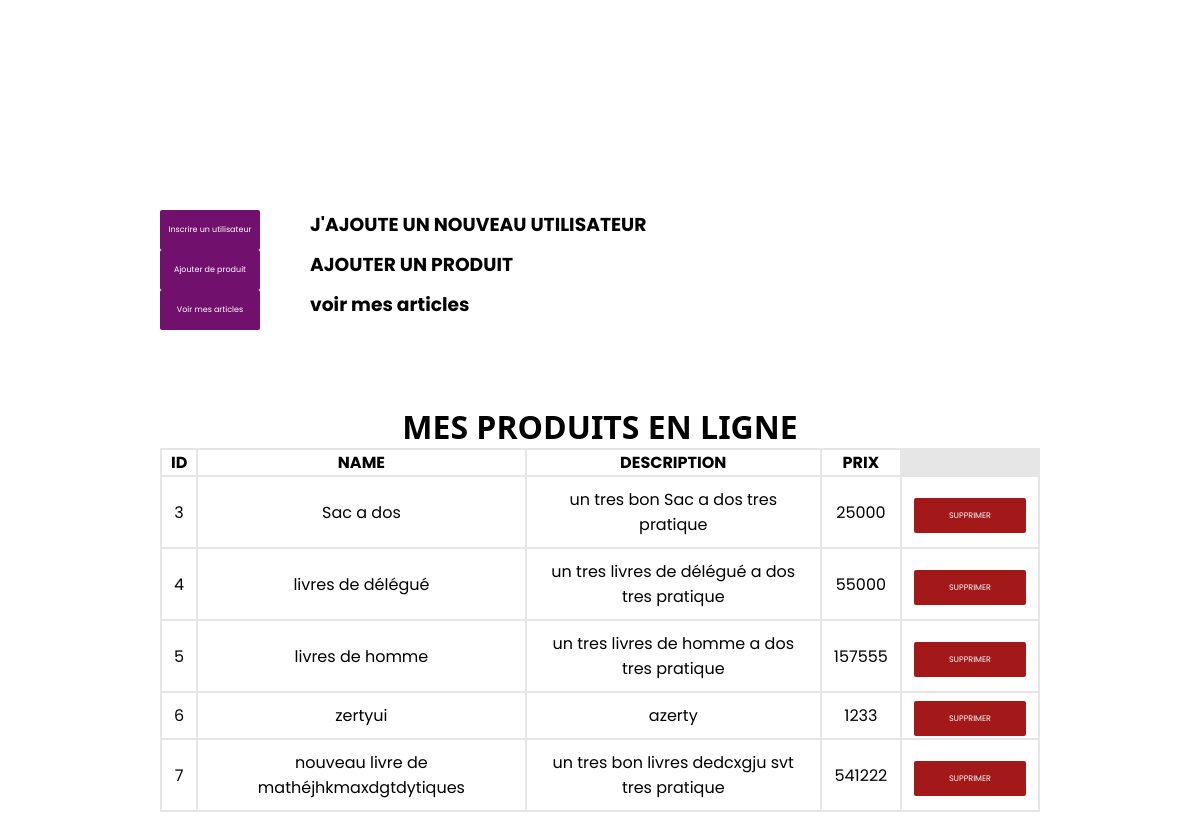
Page /profil on the earlier database version.
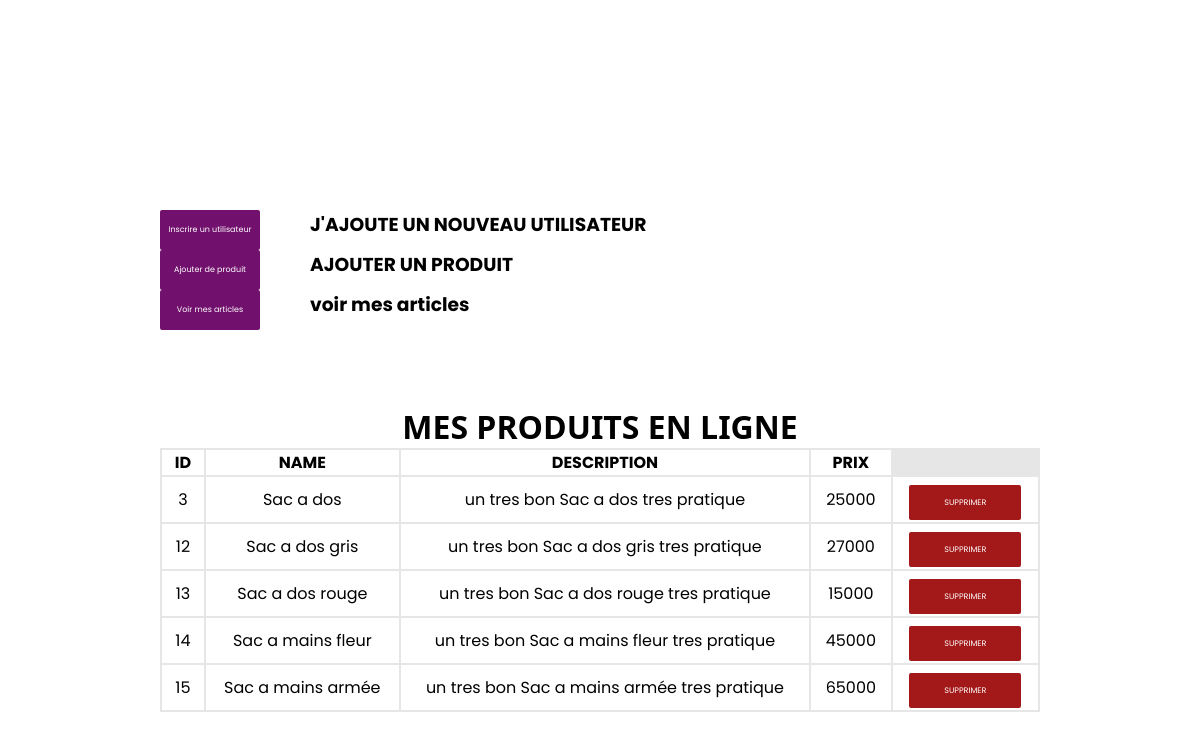
Same page on the later database version.
### app.py (models this page shows, shortened)
class Panierz(db.Model):
    id = db.Column(db.Integer, primary_key = True)
    nom = db.Column(db.String(100), unique = False , nullable = False)
    description = db.Column(db.String(100), unique = True , nullable = False)
    prix = db.Column(db.Integer,nullable = False)
    image = db.Column(db.String(100), unique = True , nullable = False)

### app.py (the view)
@app.route('/profil')
def profil() :
    profil = Panierz.query.all()
    return render_template('profil.html',profil = profil)

### templates/profil.html (shortened to what this page needs)
<!DOCTYPE html>
<html lang="en">
<head>
    <link rel="stylesheet" href="static/CSS/profil.css">
</head>
<body>
    <div class="ajoutons" >
        <div class="eduz">
            <a href="/add_data" >Inscrire un utilisateur</a>
            <h3>J'AJOUTE UN NOUVEAU UTILISATEUR</h3>
        </div>
        <div class="sys">
            <a href="/add_objet" >Ajouter de produit</a>
            <h3>AJOUTER UN PRODUIT</h3>
        </div>
        <div class="sys">
            <a href="/achat" >Voir mes articles</a>
            <h3>voir mes articles</h3>
        </div>
    </div>
    <br>
    <h1 style="font-family: 'Segoe UI', Tahoma, Geneva, Verdana, sans-serif;">MES PRODUITS EN LIGNE</h1>
    <table>
        <thead>
            <th>ID</th>
            <th>NAME</th>
            <th>DESCRIPTION</th>
            <th>PRIX</th>
        </thead>
        {% for data in profil %}
        <tbody >
            <td>{{data.id}}</td>
            <td>{{data.nom}}</td>
            <td>{{data.description}}</td>
            <td>{{data.prix}}</td>
            <td ><a href="/deletearticles/{{data.id}}" class="suppr">SUPPRIMER</a></td>
        </tbody>
        {% endfor %}
    </table>
</body>
</html>

### static/CSS/profil.css (style rules this page uses)
* { box-sizing: border-box; margin: 0; padding: 0; font-family: 'Poppins', sans-serif; }
a { list-style-type: none; text-decoration: none; color: white; }
body { padding: 50px; width: 100%; padding-top: 200px; background-color: white; display: grid; place-items: center; }
.ajoutons { width: 80%; padding-top: 10px; margin-bottom: 50px; }
.eduz { display: flex; width: 100%; height: 50%; }
.eduz a { width: 100px; height: 40px; font-size: 0.5rem; display: flex; justify-content: center; align-items: center; background-color: rgb(114, 17, 109); border-radius: 2px; margin-right: 50px; }
.sys a { width: 100px; height: 40px; font-size: 0.5rem; display: flex; justify-content: center; align-items: center; background-color: rgb(114, 17, 109); border-radius: 2px; margin-right: 50px; }
.sys { display: flex; width: 100%; height: 50%; }
table { width: 80%; border: none; overflow: hidden; background-color: rgb(230, 230, 230); }
thead { width: 100%; background-color: white; }
tbody { width: 100%; border: 10px solid black; background-color: white; }
tbody .suppr { width: 100%; padding: 12px 35px; font-size: 0.5rem; background-color: #a31818; border-radius: 2px; }
td { padding: 10px 12px; text-align: center; }
a { text-decoration: none; color: white; }

Differences in the rows shown:
removed Panierz: id "4", nom "livres de délégué", description "un tres livres de délégué a dos tres pratique", prix "55000"
removed Panierz: id "5", nom "livres de homme", description "un tres livres de homme a dos tres pratique", prix "157555"
removed Panierz: id "6", nom "zertyui", description "azerty", prix "1233"
removed Panierz: id "7", nom "nouveau livre de mathéjhkmaxdgtdytiques", description "un tres bon livres dedcxgju svt tres pratique", prix "541222"
added Panierz: id "12", nom "Sac a dos gris", description "un tres bon Sac a dos gris tres pratique", prix "27000"
added Panierz: id "13", nom "Sac a dos rouge", description "un tres bon Sac a dos rouge tres pratique", prix "15000"
added Panierz: id "14", nom "Sac a mains fleur", description "un tres bon Sac a mains fleur tres pratique", prix "45000"
added Panierz: id "15", nom "Sac a mains armée", description "un tres bon Sac a mains armée tres pratique", prix "65000"
